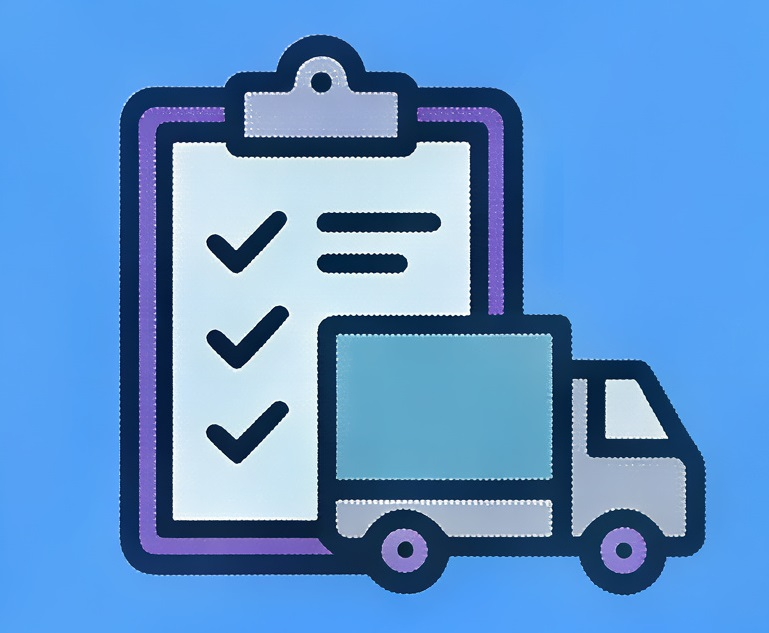
#> input picture images/tasima-kurallari.jpeg, 769 x 633 px
$ python -i remake_icons.py   (imports and definitions only)
#> lines starting #> are read from the running program, lines starting #| are printed output that depends on the picture
import os
from PIL import Image

def process_raw_icon(src_path, dest_path, threshold=45):
#> called with src_path = '../images/tasima-kurallari.jpeg', dest_path = 'out.png', threshold = 45
    img = Image.open(src_path).convert('RGBA')
    width, height = img.size
#> width = 769; height = 633
    data = img.load()

    # Target color is the corner pixel
    target = data[0, 0]
#> target = (86, 163, 243, 255)
    print(f"Processing raw icon {src_path} -> {dest_path}")
    print(f"Target background color: {target}")
#| Target background color: (86, 163, 243, 255)

    visited = set()
    to_visit = [(0, 0), (width-1, 0), (0, height-1), (width-1, height-1)]
#> to_visit = [(0, 0), (768, 0), (0, 632), (768, 632)]

    def color_dist(c1, c2):
        return sum((a - b) ** 2 for a, b in zip(c1[:3], c2[:3])) ** 0.5

    background_pixels = set()

    while to_visit:
        x, y = to_visit.pop()
        if (x, y) in visited:
            continue
        visited.add((x, y))

        current_color = data[x, y]
        dist = color_dist(current_color, target)

        # If similar to target, or very dark (RGB < 25)
        is_dark = all(c < 25 for c in current_color[:3])

        if dist < threshold or is_dark:
            background_pixels.add((x, y))
            for dx, dy in [(-1,0), (1,0), (0,-1), (0,1)]:
                nx, ny = x + dx, y + dy
                if 0 <= nx < width and 0 <= ny < height:
                    if (nx, ny) not in visited:
                        to_visit.append((nx, ny))
#> this loop made 494890 passes
#> (current_color, dist) on passes 1 to 3: ((76, 158, 244, 255), 11.22), ((76, 158, 244, 255), 11.22), ((76, 158, 244, 255), 11.22)
#> after the loop, background_pixels = 247699 items; to_visit = []; visited = 249772 items

    # Apply transparency
    for x in range(width):
        for y in range(height):
            if (x, y) in background_pixels:
                data[x, y] = (0, 0, 0, 0)

    # Crop to bounding box of content
    bbox = img.getbbox()
#> bbox = (119, 34, 707, 596)
    if bbox:
        img = img.crop(bbox)
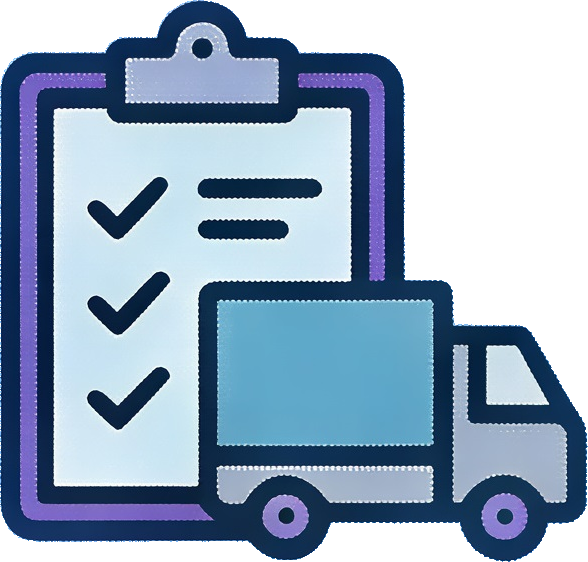
#> img: PIL image 588x562 RGBA; mean R, G, B, A 77.3, 97.5, 119.8, 184.5; transparent parts drawn white
        print(f"Cropped to bounding box: {bbox}")
#| Cropped to bounding box: (119, 34, 707, 596)

    # Resize to 512x512
    img = img.resize((512, 512), Image.Resampling.LANCZOS)
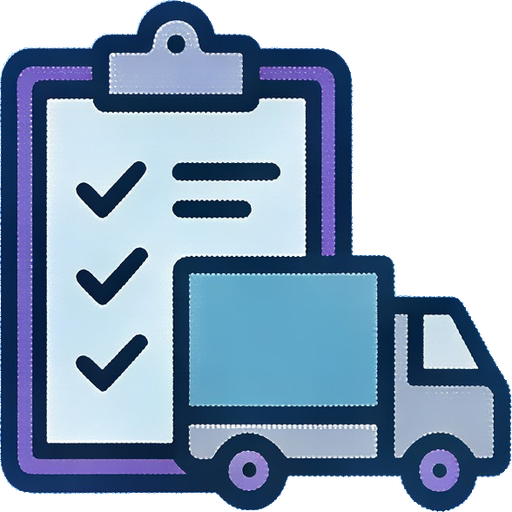
#> img: PIL image 512x512 RGBA; mean R, G, B, A 78.1, 98.7, 121.4, 184.5; transparent parts drawn white

    # Save
    os.makedirs(os.path.dirname(dest_path), exist_ok=True)
    img.save(dest_path, 'PNG')
    print(f"Saved processed icon to {dest_path}")

# [13 lines not run here, left out]

>>> result = process_raw_icon('../images/tasima-kurallari.jpeg', 'out.png')
